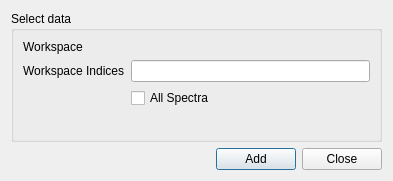
<?xml version="1.0" encoding="UTF-8"?>
<ui version="4.0">
 <class>IndirectAddWorkspaceDialog</class>
 <widget class="QDialog" name="IndirectAddWorkspaceDialog">
  <property name="geometry">
   <rect>
    <x>0</x>
    <y>0</y>
    <width>393</width>
    <height>181</height>
   </rect>
  </property>
  <property name="windowTitle">
   <string>Indirect Data Selection</string>
  </property>
  <layout class="QVBoxLayout" name="verticalLayout">
   <item>
    <widget class="QGroupBox" name="gbSelectData">
     <property name="title">
      <string>Select data</string>
     </property>
     <layout class="QVBoxLayout" name="verticalLayout_2">
      <item>
       <layout class="QGridLayout" name="loInput">
        <item row="0" column="1">
         <widget class="MantidQt::MantidWidgets::DataSelector" name="dsWorkspace" native="true">
          <property name="ShowGroups" stdset="0">
           <bool>false</bool>
          </property>
          <property name="showLoad" stdset="0">
           <bool>false</bool>
          </property>
          <property name="autoLoad" stdset="0">
           <bool>true</bool>
          </property>
         </widget>
        </item>
        <item row="1" column="0">
         <widget class="QLabel" name="lbWorkspaceIndices">
          <property name="text">
           <string>Workspace Indices</string>
          </property>
         </widget>
        </item>
        <item row="0" column="0">
         <widget class="QLabel" name="lbWorkspace">
          <property name="text">
           <string>Workspace</string>
          </property>
         </widget>
        </item>
        <item row="1" column="1">
         <widget class="QLineEdit" name="leWorkspaceIndices"/>
        </item>
        <item row="2" column="1">
         <widget class="QCheckBox" name="ckAllSpectra">
          <property name="text">
           <string>All Spectra</string>
          </property>
         </widget>
        </item>
       </layout>
      </item>
      <item>
       <spacer name="spacer">
        <property name="orientation">
         <enum>Qt::Vertical</enum>
        </property>
        <property name="sizeHint" stdset="0">
         <size>
          <width>20</width>
          <height>40</height>
         </size>
        </property>
       </spacer>
      </item>
     </layout>
    </widget>
   </item>
   <item>
    <widget class="QFrame" name="frame">
     <layout class="QHBoxLayout" name="horizontalLayout">
      <property name="leftMargin">
       <number>0</number>
      </property>
      <property name="topMargin">
       <number>0</number>
      </property>
      <property name="rightMargin">
       <number>0</number>
      </property>
      <property name="bottomMargin">
       <number>0</number>
      </property>
      <item>
       <spacer name="horizontalSpacer">
        <property name="orientation">
         <enum>Qt::Horizontal</enum>
        </property>
        <property name="sizeHint" stdset="0">
         <size>
          <width>40</width>
          <height>20</height>
         </size>
        </property>
       </spacer>
      </item>
      <item>
       <widget class="QPushButton" name="pbAdd">
        <property name="text">
         <string>Add</string>
        </property>
       </widget>
      </item>
      <item>
       <widget class="QPushButton" name="pbClose">
        <property name="text">
         <string>Close</string>
        </property>
       </widget>
      </item>
     </layout>
    </widget>
   </item>
  </layout>
 </widget>
 <customwidgets>
  <customwidget>
   <class>MantidQt::MantidWidgets::DataSelector</class>
   <extends>QWidget</extends>
   <header>MantidQtWidgets/Common/DataSelector.h</header>
  </customwidget>
 </customwidgets>
 <resources/>
 <connections/>
 <slots>
  <slot>addData()</slot>
  <slot>closeDialog()</slot>
 </slots>
</ui>
